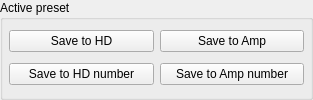
             <widget class="QGroupBox" name="CurrentPresetSection">
              <property name="minimumSize">
               <size>
                <width>313</width>
                <height>0</height>
               </size>
              </property>
              <property name="maximumSize">
               <size>
                <width>313</width>
                <height>16777215</height>
               </size>
              </property>
              <property name="styleSheet">
               <string notr="true">QLabel {
    color: #168de0;
}
</string>
              </property>
              <property name="title">
               <string>Active preset</string>
              </property>
              <layout class="QGridLayout" name="libGrid">
               <property name="leftMargin">
                <number>6</number>
               </property>
               <property name="topMargin">
                <number>4</number>
               </property>
               <property name="rightMargin">
                <number>6</number>
               </property>
               <property name="bottomMargin">
                <number>6</number>
               </property>
               <property name="horizontalSpacing">
                <number>6</number>
               </property>
               <property name="verticalSpacing">
                <number>5</number>
               </property>
               <item row="1" column="1">
                <widget class="QPushButton" name="btnSave">
                 <property name="text">
                  <string>Save to HD</string>
                 </property>
                </widget>
               </item>
               <item row="1" column="2">
                <widget class="QPushButton" name="btnSendAmp">
                 <property name="text">
                  <string>Save to Amp</string>
                 </property>
                </widget>
               </item>
               <item row="2" column="1">
                <widget class="QPushButton" name="btnSaveAsHD">
                 <property name="text">
                  <string>Save to HD number</string>
                 </property>
                </widget>
               </item>
               <item row="2" column="2">
                <widget class="QPushButton" name="btnSaveAsAmp">
                 <property name="text">
                  <string>Save to Amp number</string>
                 </property>
                </widget>
               </item>
              </layout>
             </widget>
